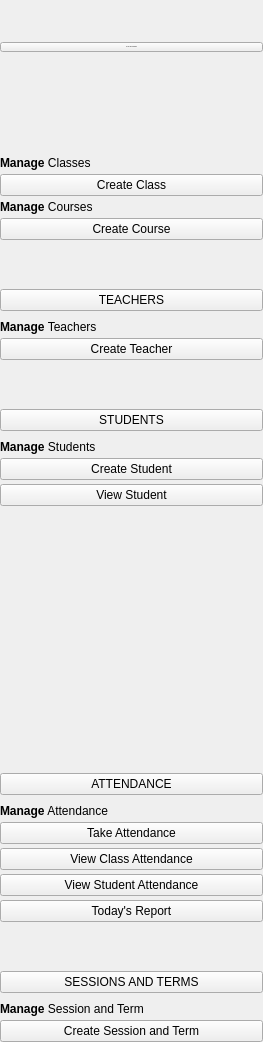
            <widget class="QWidget" name="scrollAreaWidgetContents">
             <property name="geometry">
              <rect>
               <x>0</x>
               <y>-345</y>
               <width>263</width>
               <height>1042</height>
              </rect>
             </property>
             <layout class="QVBoxLayout" name="verticalLayout_5">
              <property name="spacing">
               <number>9</number>
              </property>
              <property name="leftMargin">
               <number>0</number>
              </property>
              <property name="topMargin">
               <number>42</number>
              </property>
              <property name="rightMargin">
               <number>0</number>
              </property>
              <property name="bottomMargin">
               <number>0</number>
              </property>
              <item>
               <widget class="QPushButton" name="Class_course_btn">
                <property name="font">
                 <font>
                  <pointsize>-1</pointsize>
                  <bold>false</bold>
                 </font>
                </property>
                <property name="text">
                 <string>CLASS AND COURSES</string>
                </property>
                <property name="icon">
                 <iconset resource="Resources/icons/grey/grey.qrc">
                  <normaloff>:/grey_icons/chevron-down.svg</normaloff>:/grey_icons/chevron-down.svg</iconset>
                </property>
               </widget>
              </item>
              <item>
               <widget class="QFrame" name="CLASS_COURSE_F">
                <property name="maximumSize">
                 <size>
                  <width>16777215</width>
                  <height>16777215</height>
                 </size>
                </property>
                <property name="frameShape">
                 <enum>QFrame::Shape::NoFrame</enum>
                </property>
                <property name="frameShadow">
                 <enum>QFrame::Shadow::Raised</enum>
                </property>
                <layout class="QVBoxLayout" name="verticalLayout_7">
                 <property name="spacing">
                  <number>4</number>
                 </property>
                 <property name="leftMargin">
                  <number>0</number>
                 </property>
                 <property name="topMargin">
                  <number>0</number>
                 </property>
                 <property name="rightMargin">
                  <number>0</number>
                 </property>
                 <property name="bottomMargin">
                  <number>0</number>
                 </property>
                 <item>
                  <spacer name="verticalSpacer_5">
                   <property name="orientation">
                    <enum>Qt::Orientation::Vertical</enum>
                   </property>
                   <property name="sizeHint" stdset="0">
                    <size>
                     <width>20</width>
                     <height>40</height>
                    </size>
                   </property>
                  </spacer>
                 </item>
                 <item>
                  <widget class="QLabel" name="label_3">
                   <property name="maximumSize">
                    <size>
                     <width>16777215</width>
                     <height>16777215</height>
                    </size>
                   </property>
                   <property name="text">
                    <string>&lt;html&gt;&lt;head/&gt;&lt;body&gt;&lt;p&gt;&lt;span style=&quot; font-weight:600;&quot;&gt;Manage&lt;/span&gt; Classes&lt;/p&gt;&lt;/body&gt;&lt;/html&gt;</string>
                   </property>
                  </widget>
                 </item>
                 <item>
                  <widget class="QPushButton" name="Create_class_btn">
                   <property name="maximumSize">
                    <size>
                     <width>16777215</width>
                     <height>16777215</height>
                    </size>
                   </property>
                   <property name="text">
                    <string>Create Class</string>
                   </property>
                  </widget>
                 </item>
                 <item>
                  <widget class="QLabel" name="label_4">
                   <property name="maximumSize">
                    <size>
                     <width>16777215</width>
                     <height>16777215</height>
                    </size>
                   </property>
                   <property name="text">
                    <string>&lt;html&gt;&lt;head/&gt;&lt;body&gt;&lt;p&gt;&lt;span style=&quot; font-weight:600;&quot;&gt;Manage&lt;/span&gt; Courses&lt;/p&gt;&lt;/body&gt;&lt;/html&gt;</string>
                   </property>
                  </widget>
                 </item>
                 <item>
                  <widget class="QPushButton" name="Create_course_btn">
                   <property name="maximumSize">
                    <size>
                     <width>16777215</width>
                     <height>16777215</height>
                    </size>
                   </property>
                   <property name="text">
                    <string>Create Course</string>
                   </property>
                  </widget>
                 </item>
                 <item>
                  <spacer name="verticalSpacer_6">
                   <property name="orientation">
                    <enum>Qt::Orientation::Vertical</enum>
                   </property>
                   <property name="sizeType">
                    <enum>QSizePolicy::Policy::Fixed</enum>
                   </property>
                   <property name="sizeHint" stdset="0">
                    <size>
                     <width>20</width>
                     <height>40</height>
                    </size>
                   </property>
                  </spacer>
                 </item>
                </layout>
               </widget>
              </item>
              <item>
               <widget class="QPushButton" name="Teachers_btn">
                <property name="text">
                 <string>TEACHERS</string>
                </property>
                <property name="icon">
                 <iconset resource="Resources/icons/grey/grey.qrc">
                  <normaloff>:/grey_icons/chevron-down.svg</normaloff>:/grey_icons/chevron-down.svg</iconset>
                </property>
                <property name="iconSize">
                 <size>
                  <width>24</width>
                  <height>24</height>
                 </size>
                </property>
               </widget>
              </item>
              <item>
               <widget class="QFrame" name="TEACHERS_F">
                <property name="frameShape">
                 <enum>QFrame::Shape::NoFrame</enum>
                </property>
                <property name="frameShadow">
                 <enum>QFrame::Shadow::Raised</enum>
                </property>
                <layout class="QVBoxLayout" name="verticalLayout_8">
                 <property name="spacing">
                  <number>4</number>
                 </property>
                 <property name="leftMargin">
                  <number>0</number>
                 </property>
                 <property name="topMargin">
                  <number>0</number>
                 </property>
                 <property name="rightMargin">
                  <number>0</number>
                 </property>
                 <property name="bottomMargin">
                  <number>0</number>
                 </property>
                 <item>
                  <widget class="QLabel" name="label_5">
                   <property name="text">
                    <string>&lt;html&gt;&lt;head/&gt;&lt;body&gt;&lt;p&gt;&lt;span style=&quot; font-weight:600;&quot;&gt;Manage&lt;/span&gt; Teachers&lt;/p&gt;&lt;/body&gt;&lt;/html&gt;</string>
                   </property>
                  </widget>
                 </item>
                 <item>
                  <widget class="QPushButton" name="Create_teacher_btn">
                   <property name="text">
                    <string>Create Teacher</string>
                   </property>
                  </widget>
                 </item>
                 <item>
                  <spacer name="verticalSpacer_7">
                   <property name="orientation">
                    <enum>Qt::Orientation::Vertical</enum>
                   </property>
                   <property name="sizeType">
                    <enum>QSizePolicy::Policy::Fixed</enum>
                   </property>
                   <property name="sizeHint" stdset="0">
                    <size>
                     <width>20</width>
                     <height>40</height>
                    </size>
                   </property>
                  </spacer>
                 </item>
                </layout>
               </widget>
              </item>
              <item>
               <widget class="QPushButton" name="Student_menu_button">
                <property name="text">
                 <string>STUDENTS</string>
                </property>
                <property name="icon">
                 <iconset resource="Resources/icons/grey/grey.qrc">
                  <normaloff>:/grey_icons/chevron-down.svg</normaloff>:/grey_icons/chevron-down.svg</iconset>
                </property>
               </widget>
              </item>
              <item>
               <widget class="QFrame" name="STUDENT_F">
                <property name="frameShape">
                 <enum>QFrame::Shape::NoFrame</enum>
                </property>
                <property name="frameShadow">
                 <enum>QFrame::Shadow::Raised</enum>
                </property>
                <layout class="QVBoxLayout" name="verticalLayout_9">
                 <property name="spacing">
                  <number>4</number>
                 </property>
                 <property name="leftMargin">
                  <number>0</number>
                 </property>
                 <property name="topMargin">
                  <number>0</number>
                 </property>
                 <property name="rightMargin">
                  <number>0</number>
                 </property>
                 <property name="bottomMargin">
                  <number>0</number>
                 </property>
                 <item>
                  <widget class="QLabel" name="label_7">
                   <property name="text">
                    <string>&lt;html&gt;&lt;head/&gt;&lt;body&gt;&lt;p&gt;&lt;span style=&quot; font-weight:600;&quot;&gt;Manage&lt;/span&gt; Students&lt;/p&gt;&lt;/body&gt;&lt;/html&gt;</string>
                   </property>
                  </widget>
                 </item>
                 <item>
                  <widget class="QPushButton" name="Create_Student_button">
                   <property name="text">
                    <string>Create Student</string>
                   </property>
                  </widget>
                 </item>
                 <item>
                  <widget class="QPushButton" name="View_Student_m_button">
                   <property name="text">
                    <string>View Student</string>
                   </property>
                  </widget>
                 </item>
                 <item>
                  <spacer name="verticalSpacer_3">
                   <property name="orientation">
                    <enum>Qt::Orientation::Vertical</enum>
                   </property>
                   <property name="sizeType">
                    <enum>QSizePolicy::Policy::Fixed</enum>
                   </property>
                   <property name="sizeHint" stdset="0">
                    <size>
                     <width>20</width>
                     <height>40</height>
                    </size>
                   </property>
                  </spacer>
                 </item>
                </layout>
               </widget>
              </item>
              <item>
               <spacer name="verticalSpacer_2">
                <property name="orientation">
                 <enum>Qt::Orientation::Vertical</enum>
                </property>
                <property name="sizeHint" stdset="0">
                 <size>
                  <width>20</width>
                  <height>40</height>
                 </size>
                </property>
               </spacer>
              </item>
              <item>
               <widget class="QPushButton" name="Attendance_btn">
                <property name="text">
                 <string>ATTENDANCE</string>
                </property>
                <property name="icon">
                 <iconset resource="Resources/icons/grey/grey.qrc">
                  <normaloff>:/grey_icons/chevron-down.svg</normaloff>:/grey_icons/chevron-down.svg</iconset>
                </property>
               </widget>
              </item>
              <item>
               <widget class="QFrame" name="ATTENDANCE_F">
                <property name="maximumSize">
                 <size>
                  <width>16777215</width>
                  <height>16777215</height>
                 </size>
                </property>
                <property name="frameShape">
                 <enum>QFrame::Shape::NoFrame</enum>
                </property>
                <property name="frameShadow">
                 <enum>QFrame::Shadow::Raised</enum>
                </property>
                <layout class="QVBoxLayout" name="verticalLayout_10">
                 <property name="spacing">
                  <number>4</number>
                 </property>
                 <property name="leftMargin">
                  <number>0</number>
                 </property>
                 <property name="topMargin">
                  <number>0</number>
                 </property>
                 <property name="rightMargin">
                  <number>0</number>
                 </property>
                 <property name="bottomMargin">
                  <number>0</number>
                 </property>
                 <item>
                  <widget class="QLabel" name="label_8">
                   <property name="text">
                    <string>&lt;html&gt;&lt;head/&gt;&lt;body&gt;&lt;p&gt;&lt;span style=&quot; font-weight:600;&quot;&gt;Manage&lt;/span&gt; Attendance&lt;/p&gt;&lt;/body&gt;&lt;/html&gt;</string>
                   </property>
                  </widget>
                 </item>
                 <item>
                  <widget class="QPushButton" name="Take_attendance_btn">
                   <property name="text">
                    <string>Take Attendance</string>
                   </property>
                  </widget>
                 </item>
                 <item>
                  <widget class="QPushButton" name="View_class_attendance_btn">
                   <property name="text">
                    <string>View Class Attendance</string>
                   </property>
                  </widget>
                 </item>
                 <item>
                  <widget class="QPushButton" name="View_student_attendance_btn">
                   <property name="text">
                    <string>View Student Attendance</string>
                   </property>
                  </widget>
                 </item>
                 <item>
                  <widget class="QPushButton" name="Today_attendance_report_btn">
                   <property name="text">
                    <string>Today's Report</string>
                   </property>
                  </widget>
                 </item>
                 <item>
                  <spacer name="verticalSpacer_4">
                   <property name="orientation">
                    <enum>Qt::Orientation::Vertical</enum>
                   </property>
                   <property name="sizeType">
                    <enum>QSizePolicy::Policy::Fixed</enum>
                   </property>
                   <property name="sizeHint" stdset="0">
                    <size>
                     <width>20</width>
                     <height>40</height>
                    </size>
                   </property>
                  </spacer>
                 </item>
                </layout>
               </widget>
              </item>
              <item>
               <widget class="QPushButton" name="Session_term_btn">
                <property name="text">
                 <string>SESSIONS AND TERMS</string>
                </property>
                <property name="icon">
                 <iconset resource="Resources/icons/grey/grey.qrc">
                  <normaloff>:/grey_icons/chevron-down.svg</normaloff>:/grey_icons/chevron-down.svg</iconset>
                </property>
               </widget>
              </item>
              <item>
               <widget class="QFrame" name="SESSION_TERM_F">
                <property name="frameShape">
                 <enum>QFrame::Shape::NoFrame</enum>
                </property>
                <property name="frameShadow">
                 <enum>QFrame::Shadow::Raised</enum>
                </property>
                <layout class="QVBoxLayout" name="verticalLayout_11">
                 <property name="spacing">
                  <number>4</number>
                 </property>
                 <property name="leftMargin">
                  <number>0</number>
                 </property>
                 <property name="topMargin">
                  <number>0</number>
                 </property>
                 <property name="rightMargin">
                  <number>0</number>
                 </property>
                 <property name="bottomMargin">
                  <number>0</number>
                 </property>
                 <item>
                  <widget class="QLabel" name="label_9">
                   <property name="text">
                    <string>&lt;html&gt;&lt;head/&gt;&lt;body&gt;&lt;p&gt;&lt;span style=&quot; font-weight:600;&quot;&gt;Manage&lt;/span&gt; Session and Term&lt;/p&gt;&lt;/body&gt;&lt;/html&gt;</string>
                   </property>
                  </widget>
                 </item>
                 <item>
                  <widget class="QPushButton" name="Create_Session_term_btn">
                   <property name="text">
                    <string>Create Session and Term</string>
                   </property>
                  </widget>
                 </item>
                </layout>
               </widget>
              </item>
             </layout>
            </widget>
